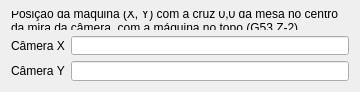
<?xml version="1.0" encoding="UTF-8"?>
<ui version="4.0">
 <class>frmFresaSettings</class>
 <widget class="QWidget" name="frmFresaSettings">
  <property name="geometry">
   <rect><x>0</x><y>0</y><width>360</width><height>90</height></rect>
  </property>
  <layout class="QFormLayout" name="layForm">
   <item row="0" column="0" colspan="2">
    <widget class="QLabel" name="lblExplica">
     <property name="wordWrap"><bool>true</bool></property>
     <property name="text"><string>Posição da máquina (X, Y) com a cruz 0,0 da mesa no centro da mira da câmera, com a máquina no topo (G53 Z-2).</string></property>
    </widget>
   </item>
   <item row="1" column="0">
    <widget class="QLabel" name="lblCamX">
     <property name="text"><string>Câmera X</string></property>
    </widget>
   </item>
   <item row="1" column="1">
    <widget class="QLineEdit" name="txtCamX"/>
   </item>
   <item row="2" column="0">
    <widget class="QLabel" name="lblCamY">
     <property name="text"><string>Câmera Y</string></property>
    </widget>
   </item>
   <item row="2" column="1">
    <widget class="QLineEdit" name="txtCamY"/>
   </item>
  </layout>
 </widget>
 <resources/>
 <connections/>
</ui>
